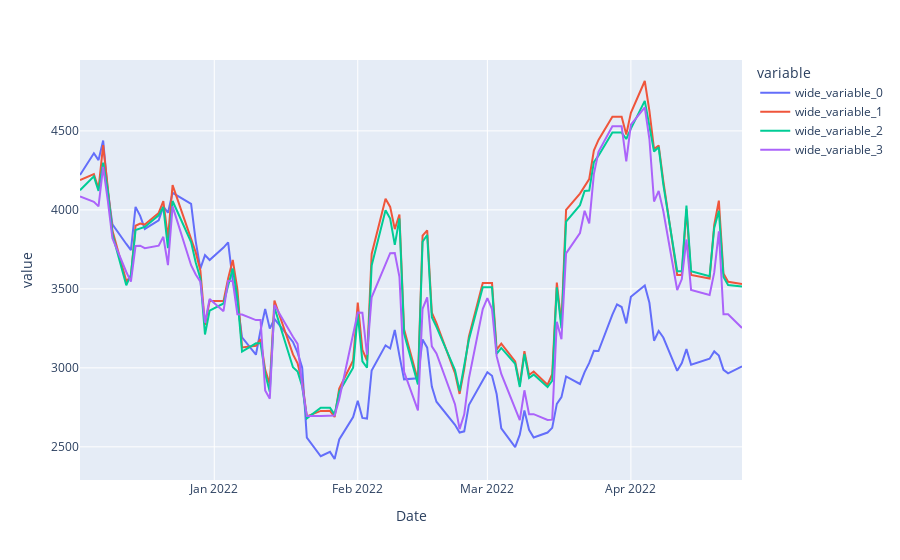

The cell this chart's notebook holds for it:
### Code cell
gb_5 = GradientBoostingRegressor(random_state = 10 , loss='absolute_error', n_estimators = 55,min_samples_split=5)
gb_10 = GradientBoostingRegressor(random_state = 10 , loss='absolute_error', n_estimators = 55,min_samples_split=10)
gb_50 = GradientBoostingRegressor(random_state = 10 , loss='absolute_error', n_estimators = 55,min_samples_split=50)
df = pd.DataFrame(columns = ['MAE', 'MSE', 'R2'], index = ['5','10', '50'])
show_results(df,gb_5, gb_10,gb_50)
